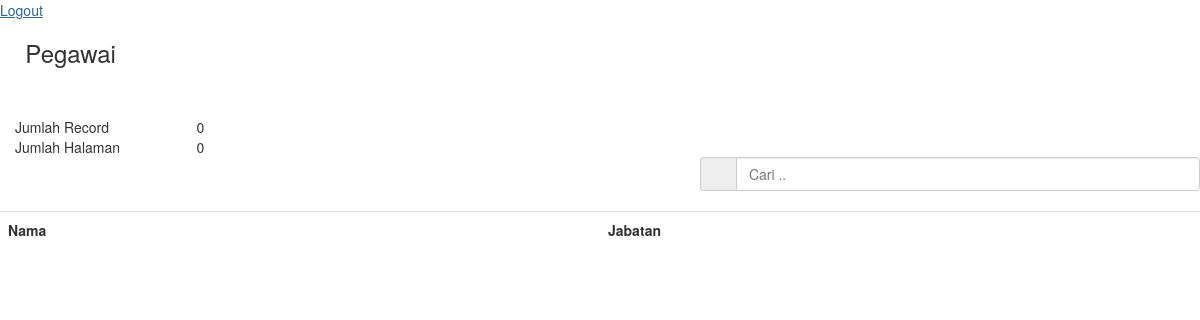
The app's page /index.php (signed in), older data.
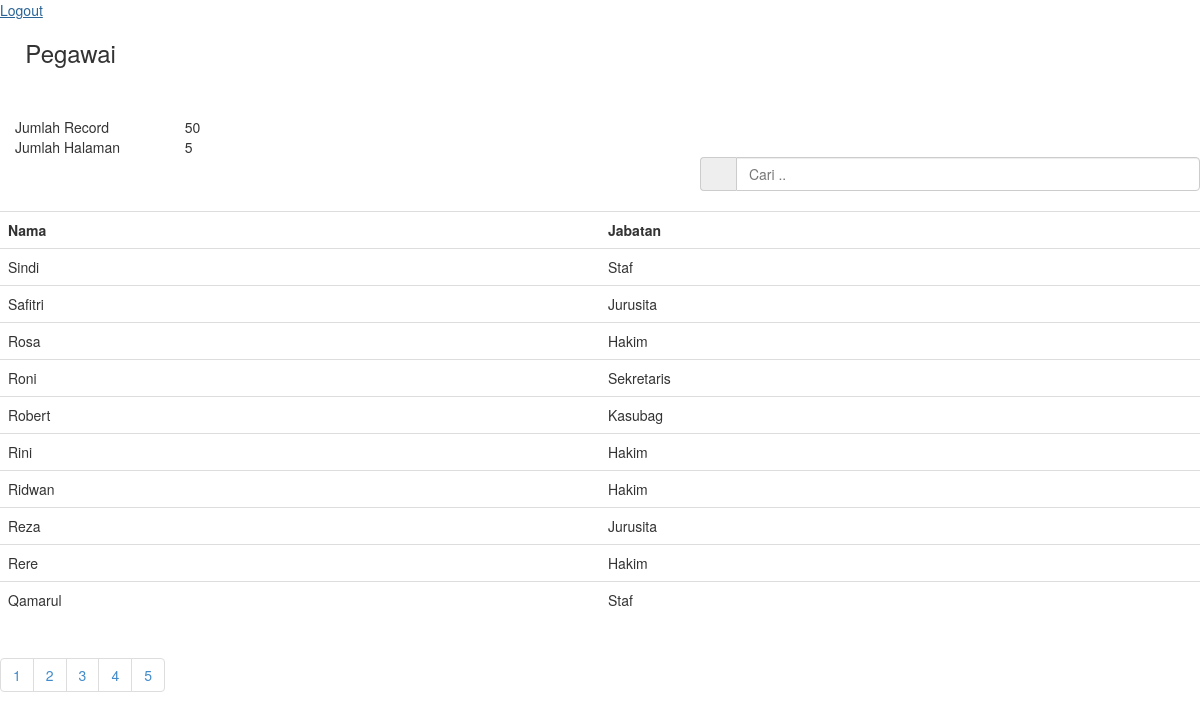
The same page, newer data.
### tables this page shows
CREATE TABLE `pegawai` (
  `id` int(5) NOT NULL,
  `nama` varchar(50) NOT NULL,
  `jabatan` varchar(50) NOT NULL
);

### index.php (the view, shortened to what this page needs)
<?php
require 'config.php';
if (isset($_GET["order"])) {
	$order = $_GET["order"];
}else {
	$order ="nama";
}
if (isset ($_GET["sort"])) {
	$sort = $_GET["sort"];
}else {
	$sort = "ASC";
}
$sort == "DESC" ? $sort = "ASC" : $sort = "DESC";
 ?>
<!DOCTYPE html>
<html>
<head>
	<a href="logout.php">Logout</a>
	<link rel="stylesheet" type="text/css" href="css/bootstrap.css">
	<link rel="stylesheet" type="text/css" href="js/jquery-ui/jquery-ui.css">
</head>
<body>
<h3><span class="glyphicon glyphicon-briefcase"></span>  Pegawai</h3>
<br/>
<br/>
<?php
$per_hal=10;
$jumlah_record=mysqli_query($conn, "SELECT * from pegawai");
$jum=$jumlah_record->num_rows;
$halaman=ceil($jum / $per_hal);
$page = (isset($_GET['page'])) ? (int)$_GET['page'] : 1;
$start = ($page - 1) * $per_hal;
?>
<div class="col-md-12">
	<table class="col-md-2">
		<tr>
			<td>Jumlah Record</td>
			<td><?php echo $jum; ?></td>
		</tr>
		<tr>
			<td>Jumlah Halaman</td>
			<td><?php echo $halaman; ?></td>
		</tr>
	</table>
</div>
<form action="" method="get">
	<div class="input-group col-md-5 col-md-offset-7">
		<span class="input-group-addon" id="basic-addon1"><span class="glyphicon glyphicon-search"></span></span>
		<input type="text" class="form-control" placeholder="Cari .." aria-describedby="basic-addon1" name="cari">
	</div>
</form>
<br/>
<table class="table table-hover" id="myTable">
	<tr>
		<th class="col-md-4" id="nama" onclick="sortTable(0)">Nama</th>
		<th class="col-md-4" id="jabatan" onclick="sortTable(0)">Jabatan</th>
	</tr>
	<?php
	if(isset($_GET['cari'])){
		$cari=mysqli_real_escape_string($conn, $_GET['cari']);
		$pgw=mysqli_query($conn, "select * from pegawai where nama like '$cari' or jabatan like '$cari'");
	}else{
		$pgw=mysqli_query($conn, "select * from pegawai order by $order $sort limit $start, $per_hal");
	}
	while($b=mysqli_fetch_array($pgw)){
		?>
		<tr>
			<td><?php echo $b['nama'] ?></td>
			<td><?php echo ($b['jabatan']) ?></td>
		</tr>
		<?php
	}
	?>
	</table>
<ul class="pagination">
			<?php
			for($x=1;$x<=$halaman;$x++){
				?>
				<li><a href="?page=<?php echo $x ?>"><?php echo $x ?></a></li>
				<?php
			}
			?>
		</ul>
</body>
</html>

Row changes from the older to the newer data that the page shows:
added pegawai: nama "Sindi", jabatan "Staf"
added pegawai: nama "Safitri", jabatan "Jurusita"
added pegawai: nama "Rosa", jabatan "Hakim"
added pegawai: nama "Roni", jabatan "Sekretaris"
added pegawai: nama "Robert", jabatan "Kasubag"
added pegawai: nama "Rini", jabatan "Hakim"
added pegawai: nama "Ridwan", jabatan "Hakim"
added pegawai: nama "Reza", jabatan "Jurusita"
added pegawai: nama "Rere", jabatan "Hakim"
added pegawai: nama "Qamarul", jabatan "Staf"
Text that changed along with them:
$jum: "0" → "50"
$halaman: "0" → "5"
new list line: "1"
new list line: "2"
new list line: "3"
new list line: "4"
new list line: "5"
